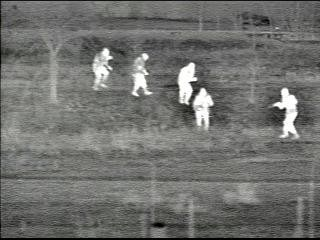
#> input picture infrared/thermal_imager.jpg, 320 x 240 px; its folder holds only this picture in this run
$ python detect_infrared.py
#> lines starting #> are read from the running program, lines starting #| are printed output that depends on the picture; after the words box and inside, x2 and y2 are one past the last pixel; in counts of white or black regions, pixels touching at a corner belong together
# -*- coding: utf-8 -*-
"""
Created on Sat Feb  3 18:07:03 2018

@author: Sacha Perry-Fagant
"""

import numpy as np
import cv2
import matplotlib.pyplot as plt
from PIL import Image
import glob, os

# Size threshhold (pixels)
size = 400
# Brightness threshhold
magnitude = 200

viewImage = True

def load_images():
    os.chdir("infrared/")
    imgs = []
    for filename in glob.glob("*.jpg"):
        img = cv2.imread(filename,0)
#> img: shape (240, 320); min 0, max 255, mean 112.2

        for i in range(len(img)):
            for j in range(len(img[i])):
                val = img[i][j]
                if val > magnitude:
                    img[i][j] = 255
                else:
                    img[i][j] = 0
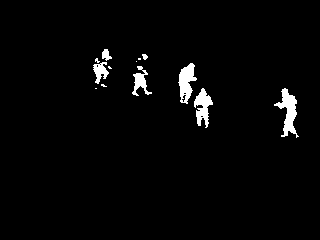
#> img: shape (240, 320); 2.5% white; 13 white regions (6 under 20 px), largest, box (x1, y1, x2, y2) and area: (274, 88, 299, 138) 520, (178, 63, 197, 104) 438, (194, 88, 213, 128) 397
        if viewImage:
            cv2.imshow('image',img)
            cv2.waitKey(0)
            cv2.destroyAllWindows()

        imgs.append(img)

    return imgs

def detect_clusters(img, viewImage = False):
    contours,hierarchy= cv2.findContours(img,cv2.RETR_TREE,cv2.CHAIN_APPROX_SIMPLE)
    if viewImage:
        cv2.drawContours(img, contours, -1, (255, 255, 255))
        cv2.imshow('image',img)
        cv2.waitKey(0)
        cv2.destroyAllWindows()

    maxArea = 0

    for c in contours:
        area = cv2.contourArea(c)
        if area > maxArea:
            maxArea = area
    return maxArea

images = load_images()
#> images = 1 item
is_animal = False
for image in images:
    area = detect_clusters(image, True)
    if area > size:
        print("There is an animal on the tracks")
        is_animal = True
#> this loop made 1 pass
#> (area, is_animal) on pass 1: (446, True)
#| There is an animal on the tracks

remove_files = False
if remove_files:
    for filename in glob.glob("*.jpg"):
        os.remove(filename)
